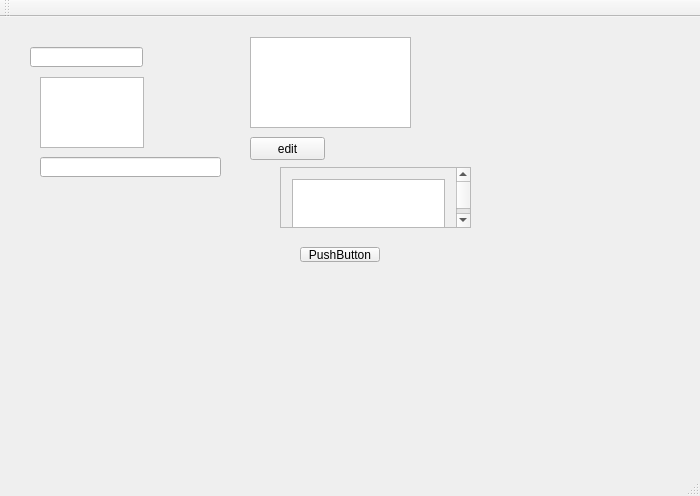
<?xml version="1.0" encoding="UTF-8"?>
<ui version="4.0">
 <class>MainWindow</class>
 <widget class="QMainWindow" name="MainWindow">
  <property name="geometry">
   <rect>
    <x>0</x>
    <y>0</y>
    <width>700</width>
    <height>496</height>
   </rect>
  </property>
  <property name="windowTitle">
   <string>MainWindow</string>
  </property>
  <widget class="QWidget" name="centralWidget">
   <widget class="QLineEdit" name="lineEdit">
    <property name="geometry">
     <rect>
      <x>30</x>
      <y>30</y>
      <width>113</width>
      <height>20</height>
     </rect>
    </property>
   </widget>
   <widget class="QWidget" name="widget" native="true">
    <property name="geometry">
     <rect>
      <x>30</x>
      <y>200</y>
      <width>211</width>
      <height>101</height>
     </rect>
    </property>
    <layout class="QGridLayout" name="gridLayout_widget"/>
   </widget>
   <widget class="QPlainTextEdit" name="plainTextEdit">
    <property name="geometry">
     <rect>
      <x>250</x>
      <y>20</y>
      <width>161</width>
      <height>91</height>
     </rect>
    </property>
   </widget>
   <widget class="QTextEdit" name="textEdit">
    <property name="geometry">
     <rect>
      <x>40</x>
      <y>60</y>
      <width>104</width>
      <height>71</height>
     </rect>
    </property>
   </widget>
   <widget class="QPushButton" name="pushButton_edit">
    <property name="geometry">
     <rect>
      <x>250</x>
      <y>120</y>
      <width>75</width>
      <height>23</height>
     </rect>
    </property>
    <property name="text">
     <string>edit</string>
    </property>
   </widget>
   <widget class="QScrollArea" name="scrollArea">
    <property name="geometry">
     <rect>
      <x>280</x>
      <y>150</y>
      <width>191</width>
      <height>61</height>
     </rect>
    </property>
    <property name="widgetResizable">
     <bool>true</bool>
    </property>
    <widget class="QWidget" name="scrollAreaWidgetContents">
     <property name="geometry">
      <rect>
       <x>0</x>
       <y>0</y>
       <width>179</width>
       <height>63</height>
      </rect>
     </property>
     <layout class="QGridLayout" name="gridLayout">
      <item row="0" column="0">
       <widget class="QTextEdit" name="textEdit_2"/>
      </item>
     </layout>
    </widget>
   </widget>
   <widget class="QPushButton" name="pushButton">
    <property name="geometry">
     <rect>
      <x>300</x>
      <y>230</y>
      <width>80</width>
      <height>15</height>
     </rect>
    </property>
    <property name="text">
     <string>PushButton</string>
    </property>
   </widget>
   <widget class="QLineEdit" name="numLineEdit">
    <property name="geometry">
     <rect>
      <x>40</x>
      <y>140</y>
      <width>181</width>
      <height>20</height>
     </rect>
    </property>
   </widget>
  </widget>
  <widget class="QMenuBar" name="menuBar">
   <property name="geometry">
    <rect>
     <x>0</x>
     <y>0</y>
     <width>700</width>
     <height>17</height>
    </rect>
   </property>
  </widget>
  <widget class="QToolBar" name="mainToolBar">
   <attribute name="toolBarArea">
    <enum>TopToolBarArea</enum>
   </attribute>
   <attribute name="toolBarBreak">
    <bool>false</bool>
   </attribute>
  </widget>
  <widget class="QStatusBar" name="statusBar"/>
 </widget>
 <layoutdefault spacing="6" margin="11"/>
 <resources/>
 <connections/>
</ui>
